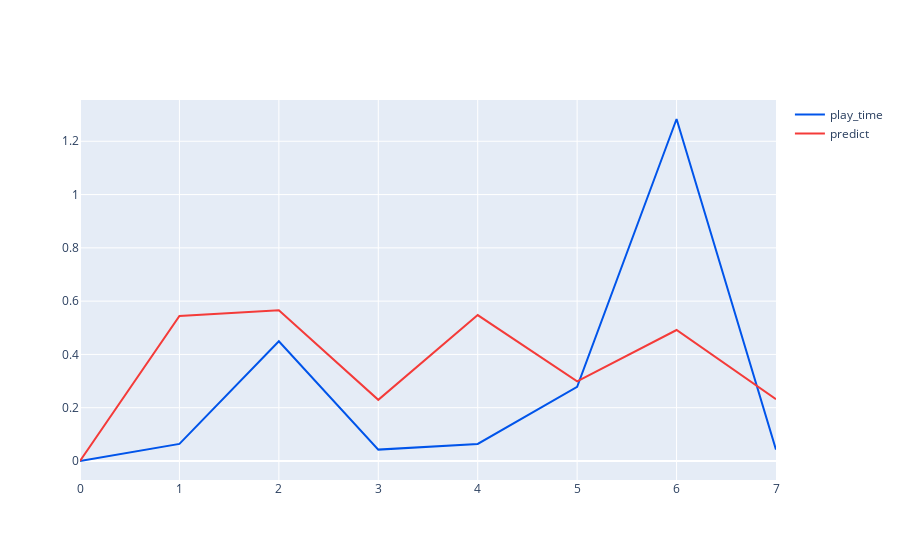

Notebook code cell kept with this figure:
### Code cell
fig = go.Figure()

fig.add_trace(go.Scatter(x=df_win.index, y=df_win['play_time'],
                    line=dict(color = '#0054EA'),
                    mode='lines', # Line plot만 그리기
                    name='play_time'))

fig.add_trace(go.Scatter(x=df_win.index, y=df_win['predict'],
                    line=dict(color = '#F43B39'),
                    mode='lines', # Line plot만 그리기
                    name='predict'))

fig.show()

### Figure 1 — Plotly figure (JSON) as saved in the notebook; plotly's stock layout.template omitted (floating-point values rounded to 4 significant figures)
{"data": [{"line": {"color": "#0054EA"}, "mode": "lines", "name": "play_time", "type": "scatter", "x": [0, 1, 2, 3, 4, 5, 6, 7], "y": [0, 0.06418, 0.4493, 0.04279, 0.06418, 0.2781, 1.284, 0.04279]}, {"line": {"color": "#F43B39"}, "mode": "lines", "name": "predict", "type": "scatter", "x": [0, 1, 2, 3, 4, 5, 6, 7], "y": [0, 0.5444, 0.5662, 0.2295, 0.5476, 0.2992, 0.4916, 0.232]}], "layout": {"autosize": true, "xaxis": {"autorange": true, "range": [0, 7], "type": "linear"}, "yaxis": {"autorange": true, "range": [-0.07131, 1.355], "type": "linear"}}}
